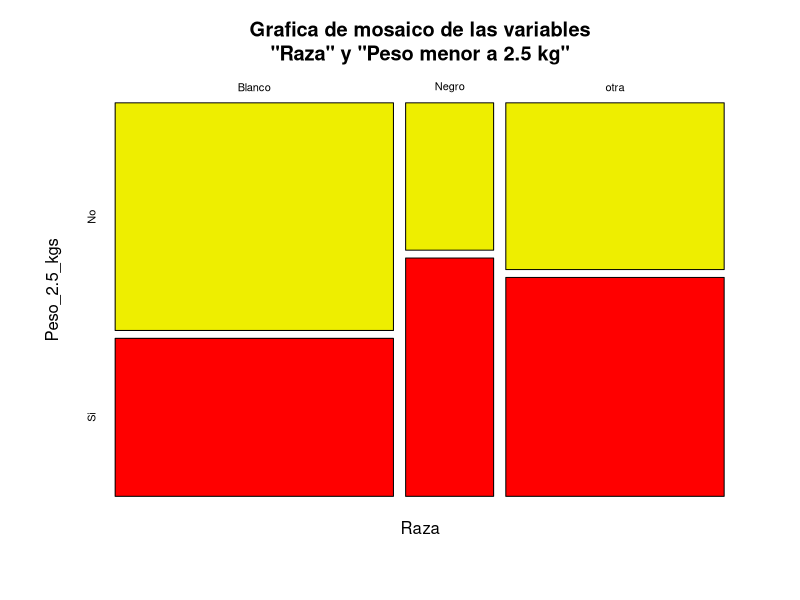
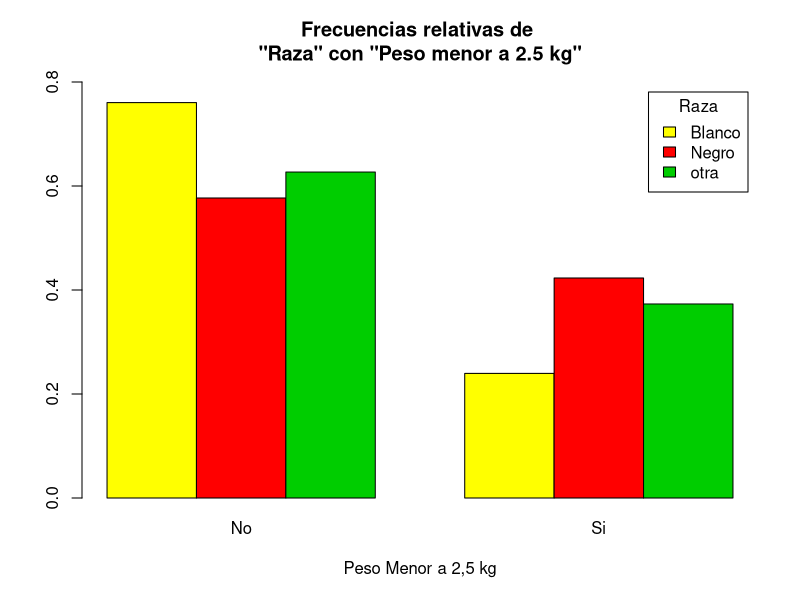
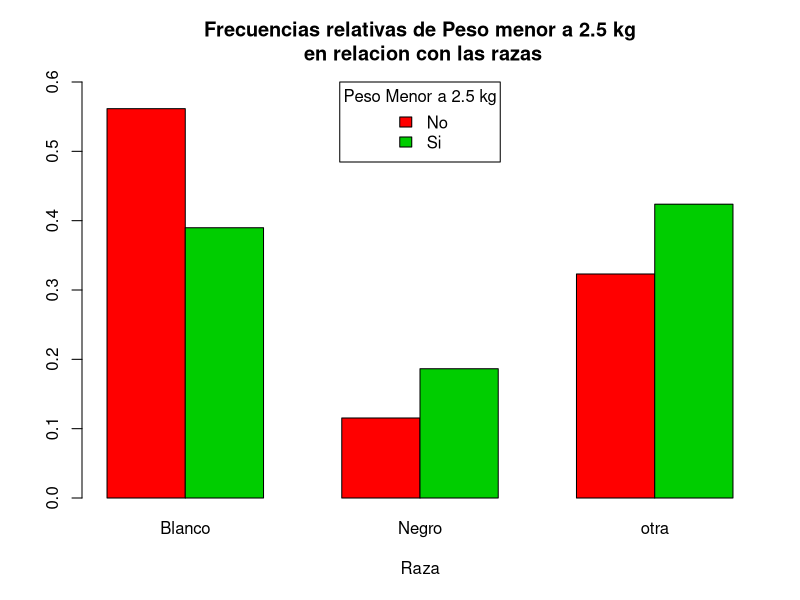
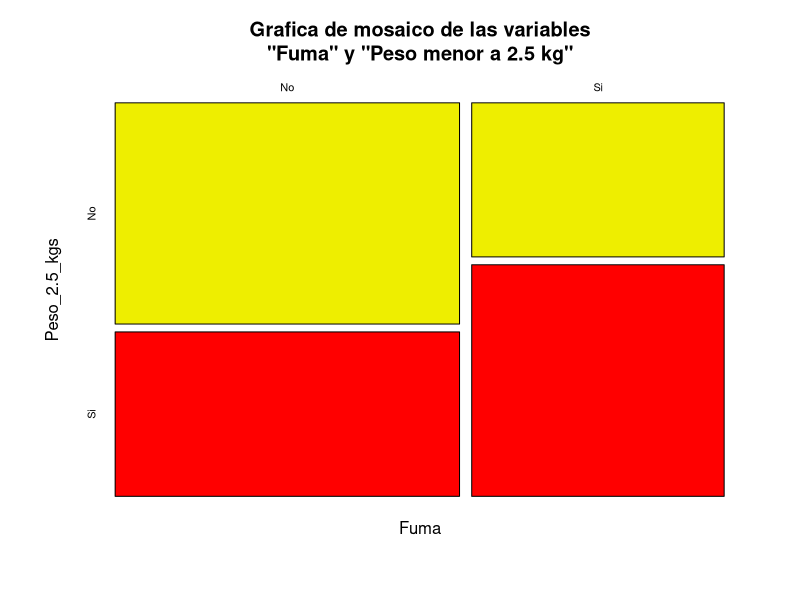
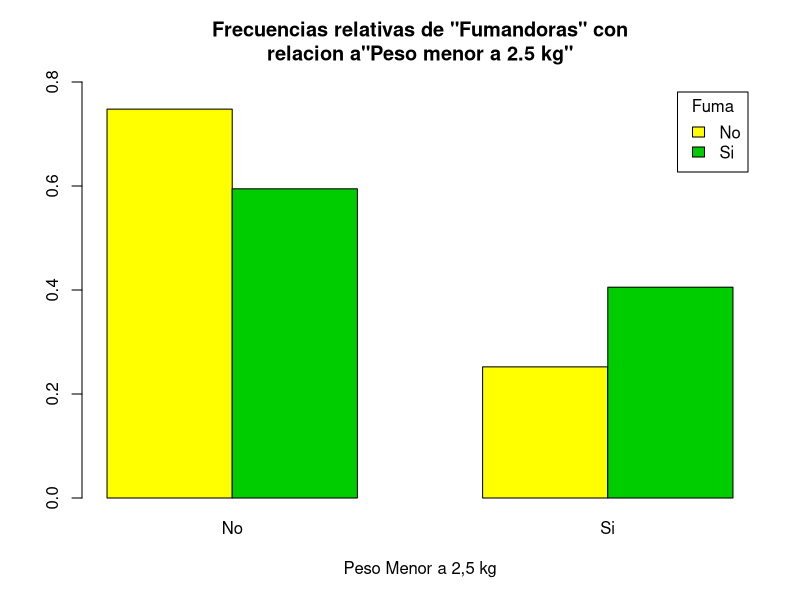
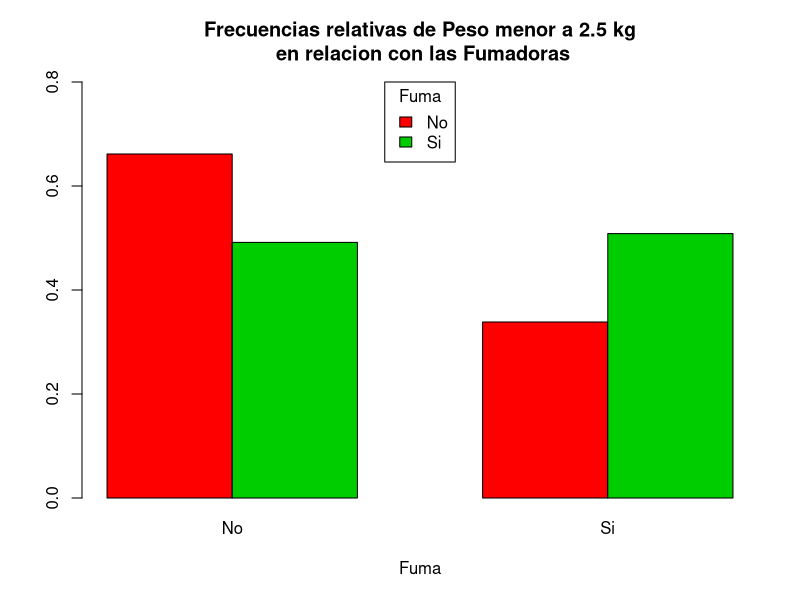
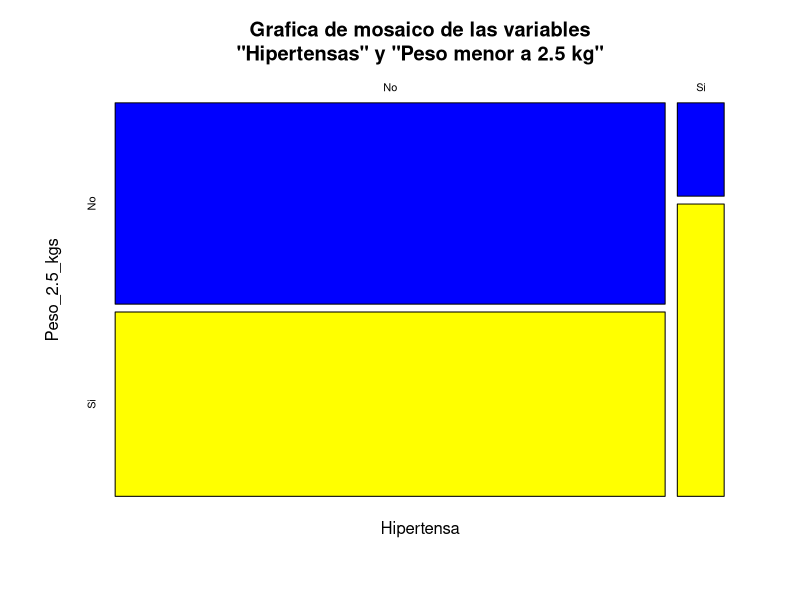
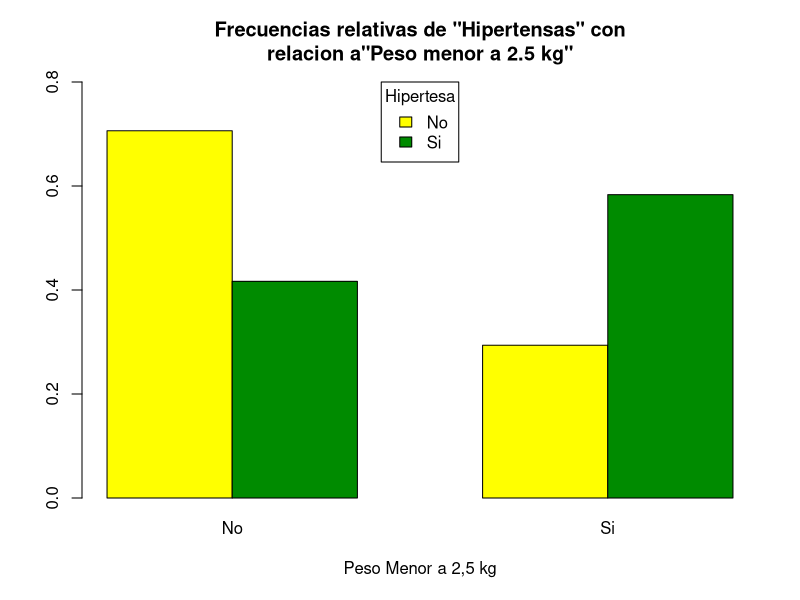

Here is the R script that generated these plots, in order:
## ---- chunk 1
knitr::opts_chunk$set(echo = TRUE)
## ---- chunk 2
library(MASS)
str(birthwt)
head(birthwt)
help(birthwt)
df = birthwt
str(df)
## ---- chunk 3
levels(factor(df$race))

levels(factor(df$low))
## ---- chunk 4

data <- table(df$race, df$low, dnn = c("Raza", "Peso_2.5_kgs"))
data

## ---- chunk 5
dimnames(data) = list(
  Raza = c("Blanco", "Negro", "otra"), 
  Peso_2.5_kgs = c("No", "Si")
)
data
prop.table(data, margin = 2)
round(prop.table(data, margin = 2), 3)

## ---- chunk 6
grafica = round(prop.table(data, margin = 2), 3)
plot(grafica, 
     main = "Grafica de mosaico de las variables\n \"Raza\" y \"Peso menor a 2.5 kg\" ",
     col = c("yellow2", "red"))
## ---- chunk 7
grafica = (prop.table(data, margin = 1))
barplot(grafica , beside = TRUE,
        legend.text = TRUE,
        args.legend = list(title = "Raza"),
        main = "Frecuencias relativas de \n \"Raza\" con \"Peso menor a 2.5 kg\" ",
        col = c("yellow1", "red", "green3"), 
        ylim = c(0, 0.8),
        xlab = "Peso Menor a 2,5 kg"
        )


## ---- chunk 8
Tgrafica = t(prop.table(data, margin = 2))
barplot(Tgrafica, beside = TRUE, 
        legend.text = TRUE,
        args.legend = list(title = "Peso Menor a 2.5 kg", 
                           x = "top"),
        col = c("red", "green3"),
        main = "Frecuencias relativas de Peso menor a 2.5 kg\n en relacion con las razas",
        ylim = c(0, 0.6),
         xlab = "Raza"
        )
## ---- chunk 9
levels(factor(df$low))
levels(factor(df$smoke))

dsmoke <- table(df$smoke, df$low, dnn = c("Fuma", "Peso_2.5_kgs"))
dsmoke
## ---- chunk 10
dimnames(dsmoke) = list(
  Fuma = c("No", "Si"), 
  Peso_2.5_kgs = c("No", "Si")
)
dsmoke
prop.table(dsmoke, margin = 2)
round(prop.table(dsmoke, margin = 2), 3)

graf_smoke = round(prop.table(dsmoke, margin = 2), 3)
plot(graf_smoke, 
     main = "Grafica de mosaico de las variables\n \"Fuma\" y \"Peso menor a 2.5 kg\" ",
     col = c("yellow2", "red"),
     ylab = "Peso_2.5_kgs")
## ---- chunk 11
grafica2 = (prop.table(dsmoke, margin = 1))
barplot(grafica2 , beside = TRUE,
        legend.text = TRUE,
        args.legend = list(title = "Fuma"),
        main = "Frecuencias relativas de \"Fumandoras\" con\n relacion a\"Peso menor a 2.5 kg\" ",
        col = c("yellow1", "green3"), 
        ylim = c(0, 0.8),
        xlab = "Peso Menor a 2,5 kg"
        )

Tgrafica1 = t(prop.table(dsmoke, margin = 2))
barplot(Tgrafica1, beside = TRUE, 
        legend.text = TRUE,
        args.legend = list(title = "Fuma", 
                           x = "top"),
        col = c("red", "green3"),
        main = "Frecuencias relativas de Peso menor a 2.5 kg\n en relacion con las Fumadoras",
        ylim = c(0, 0.8),
         xlab = "Fuma"
        )

## ---- chunk 12
levels(factor(df$low))
levels(factor(df$ht))

dht <- table(df$ht, df$low, dnn = c("Hipertensa", "Peso_2.5_kgs"))
dht

## ---- chunk 13
dimnames(dht) = list(
  Hipertensa = c("No", "Si"), 
  Peso_2.5_kgs = c("No", "Si")
)
dht
prop.table(dht, margin = 2)
round(prop.table(dht, margin = 2), 3)

graf_dht= round(prop.table(dht, margin = 2), 3)
plot(graf_dht, 
     main = "Grafica de mosaico de las variables\n \"Hipertensas\" y \"Peso menor a 2.5 kg\" ",
     col = c("blue", "yellow"),
     ylab = "Peso_2.5_kgs")
## ---- chunk 14

graficaHd = (prop.table(dht, margin = 1))

barplot(graficaHd , 
        beside = TRUE,
        legend.text = TRUE,
        args.legend = list(title = "Hipertesa", x = "top"),
        main = "Frecuencias relativas de \"Hipertensas\" con\n relacion a\"Peso menor a 2.5 kg\" ",
        col = c("yellow1", "green4"), 
        ylim = c(0, 0.8),
        xlab = "Peso Menor a 2,5 kg"
        )

Tgrafica2 = t(prop.table(dht, margin = 2))
barplot(Tgrafica2, beside = TRUE, 
        legend.text = TRUE,
        args.legend = list(
          title = "Peso menor a 2.5 kg", x = "topright"),
        
        col = c("yellow", "blue4"),
        main = "Frecuencias relativas de Peso menor a 2.5 kg\n en relacion con las Hipertensas",
        ylim = c(0, 1),
        xlab = "Hipertensa"
        )


## ---- chunk 15
str(df)
d7 = table(df$race, df$smoke, df$low, dnn = c("Raza","Fuma", "Peso_2.5_kgs"))
d7
## ---- chunk 16
dimnames(d7) = list(
  Raza = c("blanca", "negra", "otra"), 
  Fuma = c("No", "Si"),
  Peso_2.5_kgs = c("No", "Si")
)
d7

round(prop.table(d7, margin = c(1, 2)),3)


## Dibuja un diagrama de mosaico de la tabla del ejercicio anterior.

graf_dht = round(prop.table(d7, margin = c(1, 2)),3)

plot(graf_dht, 
      col = c("yellow", "blue4"),
      main = "Grafica de mosaico de las variables\n \"Hipertensas\" , \"Fuma\" y \"Peso menor a 2.5 kg\" ")
